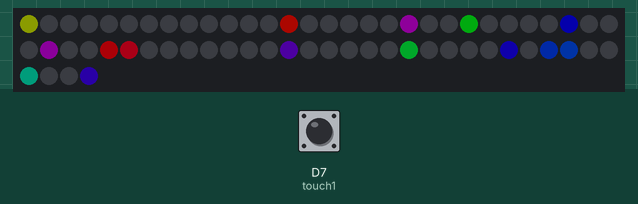
Simulated run of this program. Board: CircuitPython board. On the bench: 64 RGB LEDs in strip order, left to right, continuing on the next row. The test bench sets the inputs (shaded band); at power-on: D7 (touch1) LOW. Dim RGB values are drawn brighter than linear; random numbers come from a fixed seed; touch pads read as touched when driven HIGH.

Above: at 1.25 s.
1.3 s: D7 (touch1) pulled HIGH for 0.15 s
At 1.8 s:
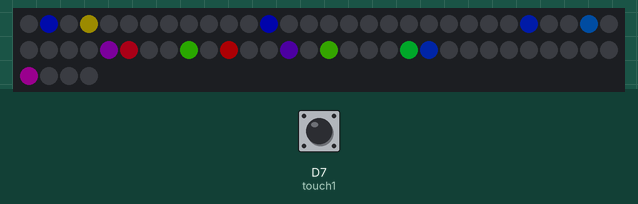
4.4 s: D7 (touch1) pulled HIGH for 0.15 s
At 4.8 s:
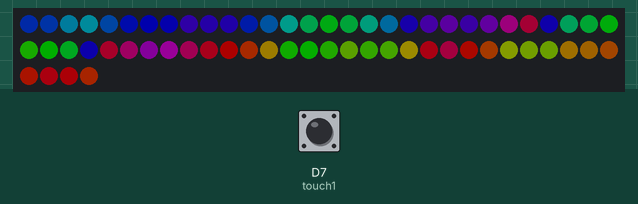
5.1 s: D7 (touch1) pulled HIGH for 1 s
At 6.0 s:
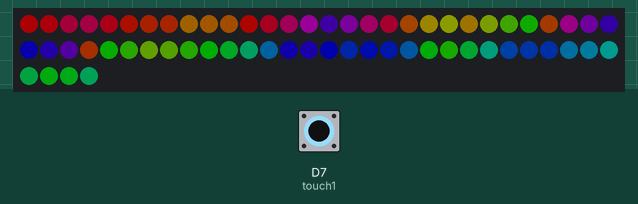
6.7 s: D7 (touch1) pulled HIGH for 1 s
At 7.1 s:
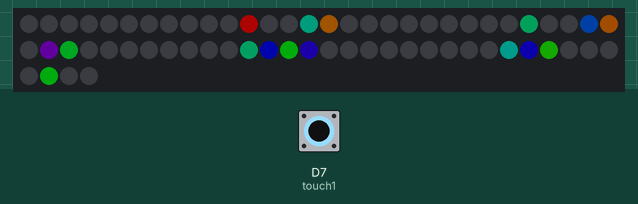
8.3 s: D7 (touch1) pulled HIGH for 1 s
At 8.7 s:
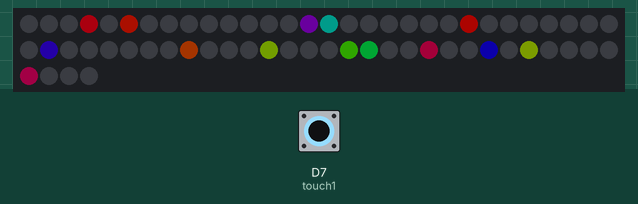
9.9 s: D7 (touch1) pulled HIGH for 1 s
At 11.7 s:
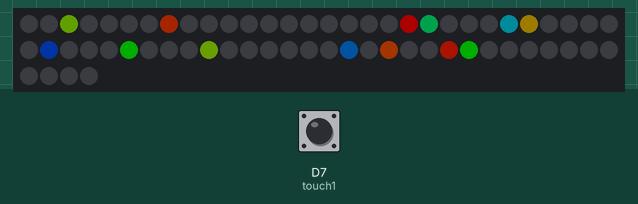
Timing chart, 0 to 12.5 s (numbered marks = the images above; inputs shaded):
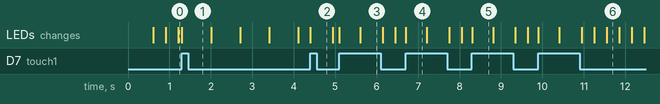

The program:

code.py
```python
import time
import board
import neopixel
import random
import touchio
from rainbowio import colorwheel

pixel_pin = board.D10
num_pixels = 64

spiral_arms_91translate= [11,11,5,5,6,6,7,33,26,19,10,9,8,22,20,21,21,23,36,36,37,24,24,35,35,38,51,51,25,34,39,39,50,61,62,40,40,52,60,60,63,63,41,53,53,59,58,58,57,42,49,54,54,55,56,46,48,48,47,47,45,45,30,43,44,44,31,29,29,15,32,32,28,28,16,14,14,27,17,17,13,3,3,2,18,12,12,4,1,1,0]

pixels = neopixel.NeoPixel(pixel_pin, num_pixels, auto_write=False)
pixels.brightness = 0.2
touch1 = touchio.TouchIn(board.D7)

def sparkle():
    num_leds_on = 20
    leds_on = [0] * num_leds_on
    while True:
      next_led_on = random.randint(0, 63)
      next_color = random.randint(0, 255)
      next_pos_off = random.randint(0, (num_leds_on-1))
      pixels[next_led_on] = colorwheel(next_color)
      pixels[leds_on[next_pos_off]] = (0,0,0)
      leds_on[next_pos_off] = next_led_on
      pixels.show()
      if touch1.value:
        time.sleep(0.5)
        return

def rainbow_spirals():
    while True:
      for color_index in range(255):
        for pixel in range(91):
          pixel_index = (pixel * 256 // 91) + color_index
          pixels[spiral_arms_91translate[pixel]] = colorwheel(pixel_index & 255)
        pixels.show()
        if touch1.value:
          time.sleep(0.5)
          return

while True:
    sparkle()
    rainbow_spirals()
```

Measured:
- what the display in image 4 shows lasts 0.5 s, from 6.7 s to 7.2 s
